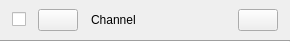
<?xml version="1.0" encoding="UTF-8"?>
<ui version="4.0">
 <class>Channel</class>
 <widget class="QWidget" name="Channel">
  <property name="geometry">
   <rect>
    <x>0</x>
    <y>0</y>
    <width>290</width>
    <height>42</height>
   </rect>
  </property>
  <property name="sizePolicy">
   <sizepolicy hsizetype="Maximum" vsizetype="Maximum">
    <horstretch>0</horstretch>
    <verstretch>0</verstretch>
   </sizepolicy>
  </property>
  <property name="minimumSize">
   <size>
    <width>45</width>
    <height>42</height>
   </size>
  </property>
  <property name="maximumSize">
   <size>
    <width>16777215</width>
    <height>42</height>
   </size>
  </property>
  <property name="windowTitle">
   <string>Form</string>
  </property>
  <property name="styleSheet">
   <string notr="true"/>
  </property>
  <layout class="QVBoxLayout" name="verticalLayout">
   <property name="spacing">
    <number>0</number>
   </property>
   <property name="leftMargin">
    <number>0</number>
   </property>
   <property name="topMargin">
    <number>0</number>
   </property>
   <property name="rightMargin">
    <number>0</number>
   </property>
   <property name="bottomMargin">
    <number>0</number>
   </property>
   <item>
    <widget class="QWidget" name="widget" native="true">
     <property name="sizePolicy">
      <sizepolicy hsizetype="Preferred" vsizetype="Preferred">
       <horstretch>0</horstretch>
       <verstretch>0</verstretch>
      </sizepolicy>
     </property>
     <property name="minimumSize">
      <size>
       <width>0</width>
       <height>40</height>
      </size>
     </property>
     <property name="maximumSize">
      <size>
       <width>16777215</width>
       <height>40</height>
      </size>
     </property>
     <property name="styleSheet">
      <string notr="true"/>
     </property>
     <layout class="QVBoxLayout" name="verticalLayout_2">
      <property name="spacing">
       <number>0</number>
      </property>
      <property name="leftMargin">
       <number>0</number>
      </property>
      <property name="topMargin">
       <number>0</number>
      </property>
      <property name="rightMargin">
       <number>0</number>
      </property>
      <property name="bottomMargin">
       <number>0</number>
      </property>
      <item>
       <layout class="QHBoxLayout" name="horizontalLayout">
        <property name="spacing">
         <number>12</number>
        </property>
        <property name="leftMargin">
         <number>12</number>
        </property>
        <property name="topMargin">
         <number>0</number>
        </property>
        <property name="rightMargin">
         <number>12</number>
        </property>
        <property name="bottomMargin">
         <number>0</number>
        </property>
        <item>
         <widget class="QCheckBox" name="box">
          <property name="enabled">
           <bool>true</bool>
          </property>
         </widget>
        </item>
        <item>
         <widget class="QPushButton" name="toggleChannels">
          <property name="minimumSize">
           <size>
            <width>12</width>
            <height>0</height>
           </size>
          </property>
          <property name="text">
           <string/>
          </property>
          <property name="checkable">
           <bool>true</bool>
          </property>
          <property name="checked">
           <bool>false</bool>
          </property>
         </widget>
        </item>
        <item>
         <widget class="QPushButton" name="name">
          <property name="sizePolicy">
           <sizepolicy hsizetype="Preferred" vsizetype="Fixed">
            <horstretch>0</horstretch>
            <verstretch>0</verstretch>
           </sizepolicy>
          </property>
          <property name="minimumSize">
           <size>
            <width>0</width>
            <height>0</height>
           </size>
          </property>
          <property name="maximumSize">
           <size>
            <width>16777215</width>
            <height>16777215</height>
           </size>
          </property>
          <property name="styleSheet">
           <string notr="true">text-align: left</string>
          </property>
          <property name="text">
           <string>Channel</string>
          </property>
          <property name="checkable">
           <bool>true</bool>
          </property>
          <property name="flat">
           <bool>true</bool>
          </property>
         </widget>
        </item>
        <item>
         <spacer name="horizontalSpacer">
          <property name="orientation">
           <enum>Qt::Horizontal</enum>
          </property>
          <property name="sizeHint" stdset="0">
           <size>
            <width>1</width>
            <height>20</height>
           </size>
          </property>
         </spacer>
        </item>
        <item>
         <widget class="scopy::CustomPushButton" name="btn">
          <property name="maximumSize">
           <size>
            <width>40</width>
            <height>20</height>
           </size>
          </property>
          <property name="text">
           <string/>
          </property>
          <property name="checkable">
           <bool>true</bool>
          </property>
          <property name="flat">
           <bool>true</bool>
          </property>
         </widget>
        </item>
        <item>
         <widget class="QPushButton" name="delBtn">
          <property name="text">
           <string/>
          </property>
         </widget>
        </item>
       </layout>
      </item>
     </layout>
    </widget>
   </item>
   <item>
    <widget class="Line" name="line">
     <property name="minimumSize">
      <size>
       <width>0</width>
       <height>2</height>
      </size>
     </property>
     <property name="maximumSize">
      <size>
       <width>16777215</width>
       <height>2</height>
      </size>
     </property>
     <property name="styleSheet">
      <string notr="true"/>
     </property>
     <property name="orientation">
      <enum>Qt::Horizontal</enum>
     </property>
     <property name="subsection_line" stdset="0">
      <bool>true</bool>
     </property>
    </widget>
   </item>
  </layout>
 </widget>
 <customwidgets>
  <customwidget>
   <class>scopy::CustomPushButton</class>
   <extends>QPushButton</extends>
   <header>gui/customPushButton.h</header>
  </customwidget>
 </customwidgets>
 <resources/>
 <connections>
  <connection>
   <sender>box</sender>
   <signal>toggled(bool)</signal>
   <receiver>btn</receiver>
   <slot>setEnabled(bool)</slot>
   <hints>
    <hint type="sourcelabel">
     <x>51</x>
     <y>21</y>
    </hint>
    <hint type="destinationlabel">
     <x>125</x>
     <y>21</y>
    </hint>
   </hints>
  </connection>
 </connections>
</ui>
